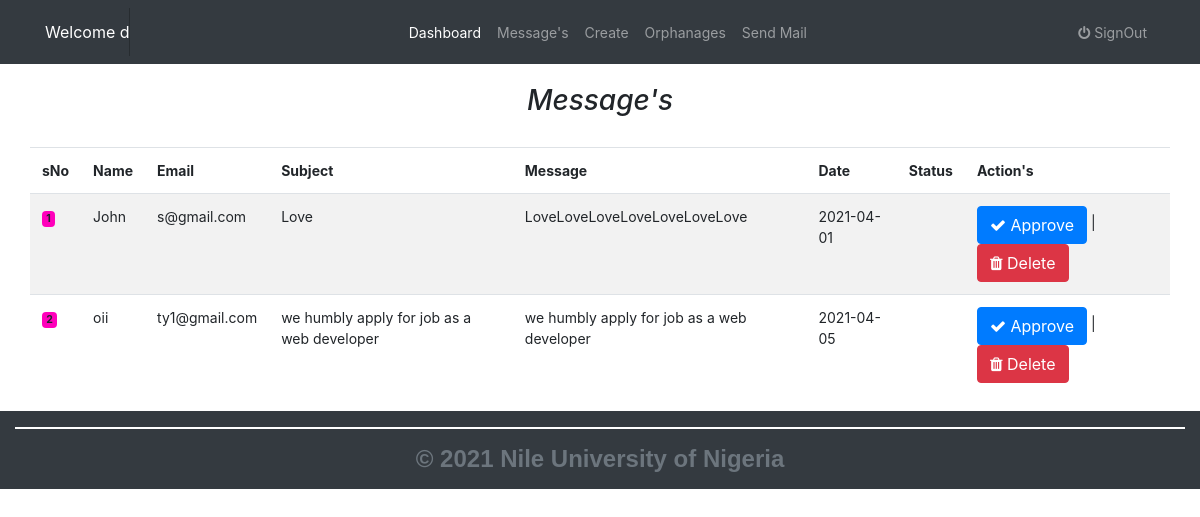
/admin/messages.php (signed in), run on the app's committed database.
### tables this page shows
CREATE TABLE `contact` (
  `id` int(11) NOT NULL,
  `name` varchar(300) NOT NULL,
  `email` varchar(300) NOT NULL,
  `subject` varchar(300) NOT NULL,
  `message` varchar(1000) NOT NULL,
  `created_at` date NOT NULL,
  `status` varchar(10000) DEFAULT NULL,
  `updated_at` date DEFAULT NULL
);

### libs/classes/Contact.php (called while the page is built, shortened)
<?php
include_once("DB.php");
class Contact
{
    public $link;
    public function __construct()
    {
        $database = new DB();
        $this->link = $database->dbConnect();
    }
	public function index() {
		$stmt = $this->link->prepare("SELECT * FROM contact");
		$stmt->execute();
		return $stmt->fetchAll();
	}
}

### libs/classes/DB.php (called while the page is built, shortened)
<?php
class DB
{
	public $config =  array(
		'host' 		=> 'localhost',
		'user' 		=> 'root',
		'password' 	=> '',
		'dbname' 	=> 'gigs_orphanage'
	 );
	public function dbConnect() {
		try {
			$this->link = new PDO('mysql:host=' .$this->config['host'].'; dbname=' . $this->config['dbname'], $this->config['user'], $this->config['password']);
			$this->link->setAttribute(PDO::ATTR_EMULATE_PREPARES, false);
			$this->link->setAttribute(PDO::MYSQL_ATTR_USE_BUFFERED_QUERY, true);
			$this->link->setAttribute(PDO::ATTR_ERRMODE, PDO::ERRMODE_EXCEPTION);
			return $this->link;
		} catch (PDOException $e) {
			$this->error = "Database connection error: " . $e->getMessage();
            		return $this->error;
		}
	}
}

### admin/messages.php (the view, shortened to what this page needs)
<?php
    include_once('../libs/classes/Contact.php');
    $message = new Contact();
    $messages = $message->index();
?>
<!doctype html>
<html lang="en">
	<head>
		<link href="../layouts/bootstrap/dist/css/bootstrap.min.css" rel="stylesheet" />
		<link href="../layouts/fonts/css/font-awesome.min.css" rel="stylesheet" />
		<link href="../layouts/css/dashboard.css" rel="stylesheet" />
	</head>
	<body>
		<?php  include_once("inc/nav.php");?>	<br/><br/><br/><br/>
		<div class="container-fluid">
			<div class="col-12">
				<h5 class="text-center h3" ><em>Message's</em></h5><br/>
				<div class="table-responsive">
					<table class="table table-striped table-lg table-border">
						<thead>
							<tr>
								<td><strong>sNo</strong><br></td>
								<td><strong>Name</strong></td>
								<td><strong>Email</strong></td>
								<td><strong>Subject</strong></td>
								<td><strong>Message</strong></td>
								<td><strong>Date</strong></td>
								<td><strong>Status</strong></td>
								<td><strong>Action's<strong></td>
							</tr>
						</thead>
						<tbody>
							<?php $i= 1;?>
							<div class="form">
							<?php  foreach ($messages as $message):?>
								<form action="" method="POST">
									<tr>
										<td><span style="background-color:#ff00bb;" class="badge" ><?php echo $i++; ?></span></td>
										<td><?php echo $message["name"]; ?></td>
										<td><?php echo $message["email"]; ?></td>
										<td><?php echo $message["subject"];?></td>
										<td><?php echo $message["message"]; ?></td>
										<td><?php echo $message["created_at"]; ?></td>
										<td><?php echo $message["status"]; ?></td>
										<td>
										<?php if ($message["status"] === null) { ?>
											<span>
												<button class="btn btn-primary" name="updateM"> <i class="fa fa-check"></i> Approve</button> |
											</span>
											<span>
												<button class="btn btn-danger" name="deleteM"> <i  class="fa fa-trash"></i> Delete</button>
											</span>
										<?php } else { ?>
											<span class="h3">
												<button class="btn btn-danger" name="deleteM"> <i  class="fa fa-trash"></i> Delete</button>
											</span>
										<?php } ?>
										</td>
									</tr>
								</form>
								<?php endforeach ?>
							</div>
					</tbody>
				</table>
				</div>
			</div>
		</div>
		<?php include_once("inc/footer.php"); ?>
	</body>
</html>

### layouts/css/dashboard.css (style rules this page uses)
body { font-size: .875rem; }

### data on the page
contact: name "John", email "s@gmail.com", subject "Love", message "LoveLoveLoveLoveLoveLoveLove", created_at "2021-04-01", shows "Approve"
contact: name "oii", email "ty1@gmail.com", subject "we humbly apply for job as a web developer", message "we humbly apply for job as a web developer", created_at "2021-04-05", shows "Approve"

### other printed values
$_SESSION['admin'][1] "d"
